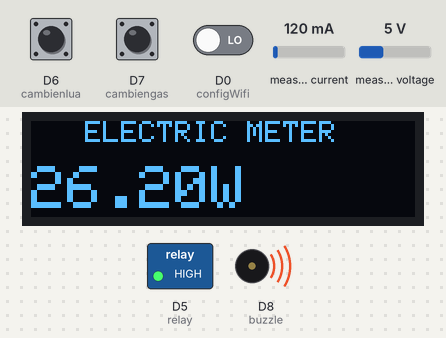
Simulated run of this sketch. Board: ESP8266 (NodeMCU). Parts: 128×32 one-colour display, switched loads named in the sketch (green lamp = pin HIGH), buzzer (waves = sounding, pin HIGH). Inputs (shaded band) come from the test bench; at power-on: measured current 120 mA, measured voltage 5 V, D6 (cambienlua) HIGH, D7 (cambiengas) HIGH, D0 (configWifi) LOW. WiFi joins after 1.5 s; servers stay silent unless stated; network time is answered at once with the bench clock; the local clock reads 2024-03-15 10:24:30 at power-on unless the sketch sets it; the Firebase database answers and starts empty.

Above: at 3.7 s.
3.8 s: measured current set to 40 mA
At 5.7 s:
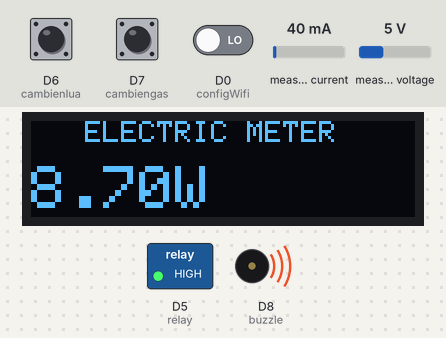
6.4 s: measured voltage set to 0.3 V
At 9.4 s:
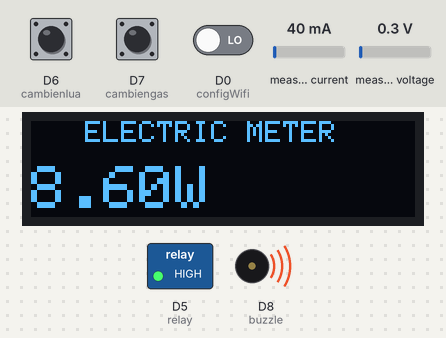
10.1 s: measured current set to 500 mA
At 13.0 s:
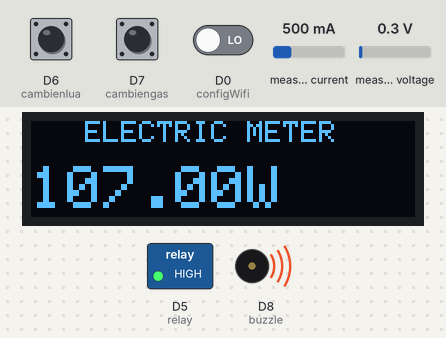
13.7 s: measured voltage set to 3.8 V
At 16.6 s:
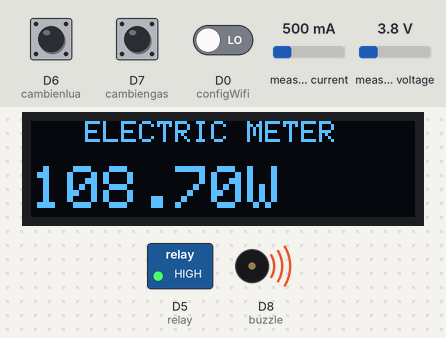
Timing chart, 0 to 18.1 s (numbered marks = the images above; inputs shaded):
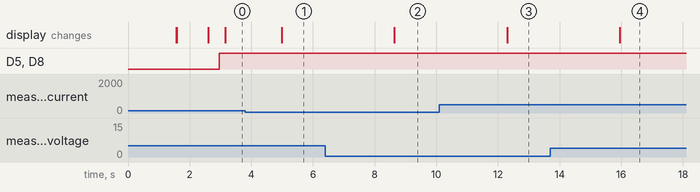

Measured:
- after the input at 3.8 s, the display: changes after 1.2 s (image 1)
- after the input at 6.4 s, the display: changes after 2.2 s (image 2)
- after the input at 10.1 s, the display: changes after 2.2 s (image 3)
- after the input at 13.7 s, the display: changes after 2.3 s (image 4)

The sketch:

_ota2_2.ino
```cpp
//========== PZEM004T ==========//
#include <PZEM004Tv30.h>
PZEM004Tv30 pzem(D4, D3);

//========== PROTOCOL ==========//
#include <SPI.h>
#include <Wire.h>

//========== OLED ==========//
#include <Adafruit_GFX.h>
#include <Adafruit_SSD1306.h>

#define SCREEN_WIDTH 128  // OLED display width, in pixels
#define SCREEN_HEIGHT 32  // OLED display height, in pixels
//
#define OLED_RESET -1         // Reset pin # (or -1 if sharing Arduino reset pin)
#define SCREEN_ADDRESS 0x3C  ///< See datasheet for Address; 0x3D for 128x64, 0x3C for 128x32
Adafruit_SSD1306 display(SCREEN_WIDTH, SCREEN_HEIGHT, &Wire, OLED_RESET);


//========== WIFI ==========//
#include <ESP8266WiFi.h>
#include <DNSServer.h>
#include <ESP8266WebServer.h>
#include <WiFiManager.h>
WiFiManager wifiManager;
#define Device_Name "CONG TO DIEN 1 Pha"
#define configWifi D0

//========== OTA ==========//
#include <ESP8266WiFiMulti.h>
ESP8266WiFiMulti WiFiMulti;

//========== FIREBASE ==========//
#include <FirebaseESP8266.h>
#define FIREBASE_HOST "https://startup2023-e6d76-default-rtdb.firebaseio.com/"
#define FIREBASE_AUTH "7MZn8r1bYzOMXaIun13GQpRAO1wFKCTpL7B2xswz"
FirebaseData fbdo;
FirebaseAuth auth;
FirebaseConfig config;
FirebaseJson json;

//========== EEPROM ==========//
#include <EEPROM.h>

//========== Time ==========//
#include <TimeLib.h>
#include <WiFiUdp.h>
#include <NTPClient.h>
WiFiUDP ntpUDP;
NTPClient timeClient(ntpUDP, "1.asia.pool.ntp.org", 7*3600);

//========== ELECTRIC PARAMETER ==========//
float
voltage  ,
current  ,
power    ,
pf       ,
frequency,
energy;

//========== TIME PARAMETER ==========//
unsigned int
second_,
minute_,
hour_,
wday_,
day_,
month_,
year_;
unsigned long
currentTime = 0,
timeDelay = 1000,
epoch_time;

//========== DATABASE PATH ==========//
String historyDataPath;
String historyPath = "ESP8266/Monitor1/History";
String nowDataPath = "ESP8266/Now1";
String voltagePath = "/Voltage";
String currentPath = "/Current";
String powerPath   = "/Power";
String freqPath    = "/Frequency";
String pfPath      = "/Pf";
String energyPath  = "/Energy";
String curPathThreshold = "Flutter/Monitor1/amperage/thresholdValue";
String volPathThreshold = "Flutter/Monitor1/voltage/thresholdValue";
String relayStatePath = "Flutter/Monitor1/isOn";
String gasPath = "/GasSensor";
String flamePath = "/FlameSensor";

//========== CONTROL DEVICE ==========//
#define buzzle D8
#define relay  D5

//========== CAM BIEN LUA ============//
#define cambienlua D6
int giatrilua;

//========== CAM BIEN GAS ============//
#define cambiengas D7
int giatrigas;

//========== DATABASE VARIAN ==========//
float read_voltage;
float read_amp;
int state;

void setup() {
    Serial.begin(115200);
//    Wire.begin(D1,D2);               //Thiết lập chân kết nối I2C (SDA,SCL);

    pinMode(configWifi, INPUT);
    pinMode(buzzle, OUTPUT);
    pinMode(relay, OUTPUT);

    if (!display.begin(SSD1306_SWITCHCAPVCC, SCREEN_ADDRESS)) {
      Serial.println("SSD1306 allocation failed");
      for (;;); // Don't proceed, loop forever
    }

    Firebase.begin(FIREBASE_HOST, FIREBASE_AUTH);

    wifiManager.setConfigPortalTimeout(60); // 1 minute

    if (!wifiManager.autoConnect(Device_Name)) {
      Serial.println("failed to connect and hit timeout");
      display.clearDisplay();
      display.setTextSize(1);
      display.setTextColor(WHITE);
      display.setCursor(0, 0);
      display.println("Dang Ket Noi....");
      display.display();
      delay(3000);
      //reset and try again, or maybe put it to deep sleep
      ESP.restart();
      delay(5000);
    }

    display.clearDisplay();
    display.display();

    display.setTextSize(1);
    display.setTextColor(WHITE);
    display.setCursor(0, 0);
    display.println("Wifi connecting to ");
    display.println( WiFi.SSID().c_str() );
    display.println("\nConnecting");
    display.display();


    while ( WiFi.status() != WL_CONNECTED ) {
      delay(500);
      display.print(".");
      display.display();
    }

    display.clearDisplay();
    display.display();
    display.setCursor(0, 0);

    display.println("Wifi Connected!");
    display.print("IP:");
    display.println(WiFi.localIP() );
    display.display();
    delay(1000);

    display.clearDisplay();
    display.display();
    timeClient.begin();
}

void loop() {

  // BUTTON EVENT
  if (digitalRead(configWifi) == HIGH) {
      delay(30);
      if (digitalRead(configWifi) == HIGH) {
        delay(3000);
        if (digitalRead(configWifi) == HIGH) {
          wifiManager.resetSettings();
          delay(1000);
          ESP.restart();
        }
      }
    }

  // 2s CYCLE
  if (millis() - currentTime > timeDelay) {

    // READ ELECTRIC PARAMETER
    voltage = pzem.voltage();
    current = pzem.current();
    power = pzem.power();
    energy = pzem.energy();
    frequency = pzem.frequency();
    pf = pzem.pf();

    // READ GAS AND FLAME SENSOR PARAMETER
    giatrilua = digitalRead(cambienlua);
    giatrigas = digitalRead(cambiengas);

    // DISPLAY PARAMETER
    getDataFromDatabase();
    processData();

    // DISPLAY PARAMETER
    getTimeDate();
    OLED();

    //PUT DATA
    putHistoryData();
    currentTime = millis();
  }
}

void OLED(){
    display.clearDisplay();
    display.setTextSize(1);
    display.setTextColor(SSD1306_WHITE);  // Draw white text
    display.setCursor(0, 0);              // Start at top-left corner
    display.print("   ELECTRIC METER");
    if (isValidPzem()){
      display.setTextSize(2);
      display.setCursor(0, 15);
      display.print(power);            display.print("W");
      display.setTextSize(1);                  // Normal 1:1 pixel scale
      display.setCursor(0, 35);
      display.print(voltage);          display.print("V / ");
      display.print(current);          display.print("A");
      display.setCursor(0, 45);
      display.print(frequency, 1);     display.print("Hz/");
      display.print(pf);               display.print("/");
      display.print(energy);           display.print("kWh");
    }else{
      display.setTextSize(2);
      display.setCursor(0, 15);
      display.print("NOT CONNECTED PZEM");
    }

    display.display();
}

void setJsonData(String path, float value){
    json.set(path, value);
}

void setAllJsonData(){
    setJsonData(voltagePath,voltage);
    setJsonData(currentPath,current);
    setJsonData(powerPath,power);
    setJsonData(freqPath,frequency);
    setJsonData(pfPath,pf);
    setJsonData(energyPath,energy);
    setJsonData(gasPath,(float)giatrigas);
    setJsonData(flamePath,(float)giatrilua);
}

void putData(String pathDatabase){
    Firebase.RTDB.setJSON(&fbdo, pathDatabase.c_str(), &json);
}

void putHistoryData() {
    if (!isValidPzem()){

    }else {

      // PUT DATA ON DATABASE
      historyDataPath = historyPath + String('/') + String(year_) +
      String('/') + String(month_) + String('/') + String(day_) +
      String('/') + String(hour_) + String('/') + String(minute_) + String('/');

      setAllJsonData();
      putData(historyDataPath);
      putData(nowDataPath);
    }
}

void getTimeDate(){
    timeClient.update();
    unsigned long unix_epoch = timeClient.getEpochTime();
    // GET NOW TIME AND DATE
    second_ = second(unix_epoch);
    minute_ = minute(unix_epoch);
    hour_   = hour(unix_epoch);
    wday_    = weekday(unix_epoch);
    day_    = day(unix_epoch);
    month_  = month(unix_epoch);
    year_   = year(unix_epoch);

}

boolean isValidPzem(){
    if (isnan(voltage) || (isnan(current)) || (isnan(power)) || (isnan(energy)) || (isnan(frequency)) || (isnan(pf))) {
      return false;
    }else {
      return true;
    }
}

void getDataFromDatabase(){

    if (Firebase.RTDB.getFloat(&fbdo, volPathThreshold)) {
      if (fbdo.dataType() == "float") {
        float floatVolValue = fbdo.floatData();
        read_voltage = floatVolValue;
      }
    }

    if (Firebase.RTDB.getFloat(&fbdo, curPathThreshold)) {
      if (fbdo.dataType() == "float") {
        float floatAmpValue = fbdo.floatData();
        read_amp = floatAmpValue;
      }
    }
}


void processData(){

    if ((read_voltage < voltage) || (read_amp < current) || (giatrilua == 0) || (giatrigas == 0)) {
      // canh bao

      // coi
      digitalWrite(buzzle, HIGH);
      // kich relay
      digitalWrite(relay, HIGH);
      // doi trang trai thiet bi
      Firebase.RTDB.setInt(&fbdo, relayStatePath, 0);

    }else {
      // kiem tra xem co tin hieu bat led hay khong
      if (Firebase.RTDB.getInt(&fbdo, relayStatePath)) {
        if (fbdo.dataType() == "int") {
          int tmp = fbdo.intData();
          state = tmp;
        }
      }
      if (state == 1) {

        digitalWrite(relay, LOW);

      }else {

        digitalWrite(relay, HIGH);

      }

      // tat coi
      digitalWrite(buzzle, LOW);
    }
}
```
